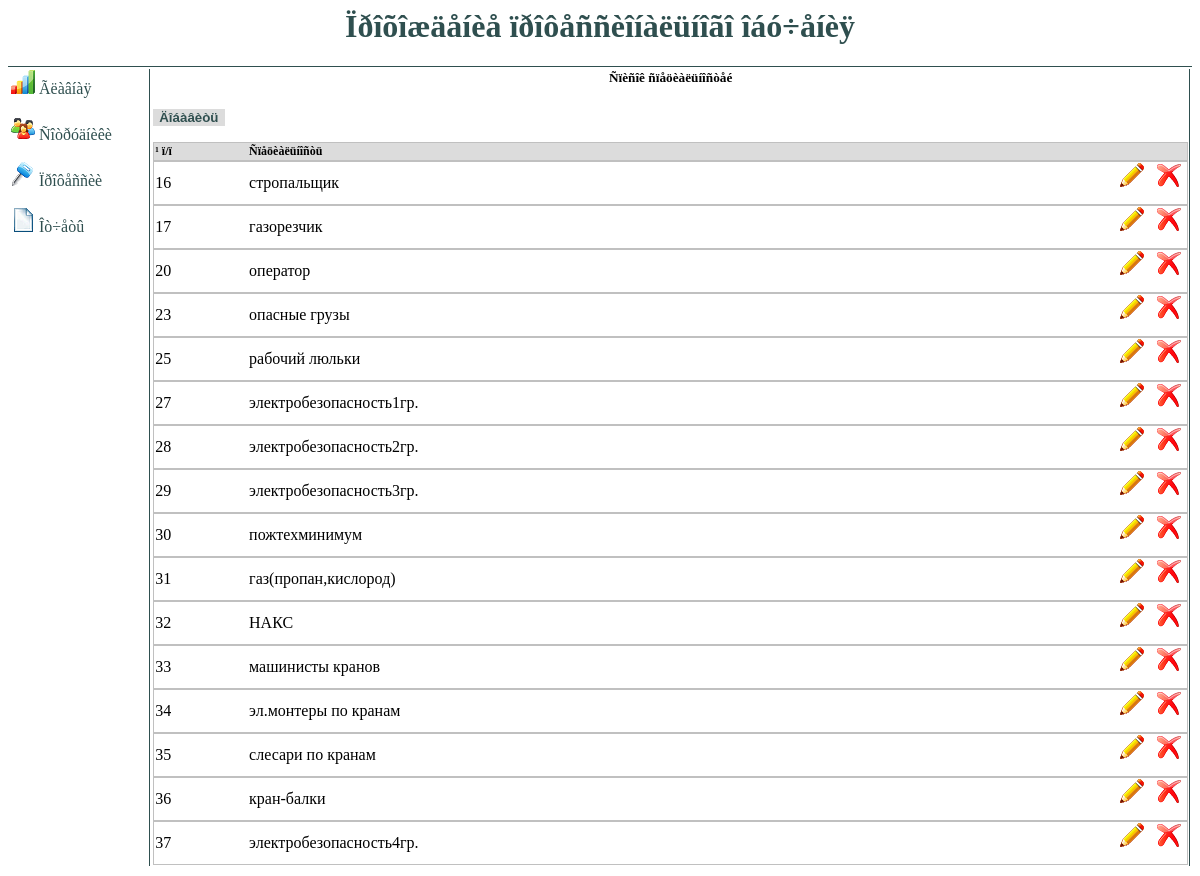
/Professions.php, run on the app's committed database.
### tables this page shows
CREATE TABLE IF NOT EXISTS `profession` (
  `id` int(10) NOT NULL AUTO_INCREMENT,
  `titleprof` varchar(30) NOT NULL,
  PRIMARY KEY (`id`)
);

### Professions.php (the view, shortened to what this page needs)
<html>
	<head>
		<link rel="stylesheet" href="style/main_style.css" type="text/css">
	</head>
	<body>
	<h1 class="main" align="center">Ïðîõîæäåíèå ïðîôåññèîíàëüíîãî îáó÷åíèÿ</h1>
	<table class="main">
		<tr>
			<td class="mainLeft">
			<?php require 'leftside.php';?>
			</td>
			<td class="mainRight">
<h5 class="title"> Ñïèñîê ñïåöèàëüíîñòåé </h5>
<?php
$query = "SELECT * FROM `profession`";
$result = mysql_query($query) or die  ("Íåâîçìîæíî âûïîëíèòü çàïðîñ".mysql_error());
echo <<<DOC
<form method="POST" action="addProfession.php" name="frmadd">
<input type="submit" value="Äîáàâèòü">
</form>
DOC;
echo <<<HERE
<table class="spisok" align="center" border="1" width="100%">
<tr class="first">
     <td class="spisok">¹ ï/ï</td>
	 <td class="spisok" colspan="3">Ñïåöèàëüíîñòü</td>
</tr>
HERE;
while ($q = mysql_fetch_array($result))
	        {
			$id_prof = $q['id'];
echo <<<HERE
		<tr class="hvr">
			<td class="spisok">$q[0]</td>
			<td class="spisok">$q[1]</td>
</form>
<td class="spisok" align="center" width="35px">
<form method="POST" action="editProfession.php">
<input type="hidden" name="id_prof" value=$id_prof>
<input type="image" name="submit" src="images/edit.ico" value=$id_prof>
</form>
</td>
<td class="spisok" align="center" width="35px">
<form method="POST" action="deleteProfession.php" onsubmit="if(!confirm('Âíèìàíèå!Âñå äàííûå áóäóò ïîëíîñòüþ ïîòåðÿíû! Óäàëèòü?')){return false}">
<input type="hidden" name="id_prof" value=$id_prof>
<input type="image" name="submit" src="images/delete.ico" value=$id_prof>
</form>
</td>
		</tr>
HERE;
			}
?>
			</td>
     </tr>
</table>
</body>
</html>

### leftside.php
<?php
echo <<<HERE
	<a href="index.php"><img src="images/general.ico"> Ãëàâíàÿ </a> <br><br>
	<a href="allWorkers.php"><img src="images/users.ico"> Ñîòðóäíèêè </a> <br><br>
	<a href="professions.php"><img src="images/professions.ico"> Ïðîôåññèè </a><br><br>
	<a href="reports.php"><img src="images/report.ico"> Îò÷åòû </a><br><br>
HERE;
?>

### style/main_style.css (style rules this page uses)
body { color:black; background:white; font-family:Times New Roman; }
a { color:darkslategray; text-decoration:none; }
table.spisok { border:0px solid silver; border-right:1px solid silver; border-left:1px solid silver; border-spacing: 0px 0px; }
td.spisok { border-bottom:0.5px solid silver; border-top:0.5px solid silver; border-left:0px solid silver; border-right:0px solid silver; }
table.main { border-top:1px solid red; border-color:darkslategray; width:100%; height:100%; }
td.mainLeft { vertical-align:top; text-align:justify; width:10%; border-right:1px solid darkslategray; }
td.mainRight { vertical-align:top; text-align:justify; width:74%; border-right:1px solid darkslategray; }
h1.main { color:darkslategray; }
tr.first { background-color:gainsboro; font-weight:bold; font-size:12px; }
h5.title { text-align:center; }
input[type=submit] { background-color: gainsboro; color: darkslategray; margin: 0 0 0 0px; border: 0px solid black; font-weight:bold; }

### data on the page
profession: id "16", titleprof "стропальщик"
profession: id "17", titleprof "газорезчик"
profession: id "20", titleprof "оператор"
profession: id "23", titleprof "опасные грузы"
profession: id "25", titleprof "рабочий люльки"
profession: id "27", titleprof "электробезопасность1гр."
profession: id "28", titleprof "электробезопасность2гр."
profession: id "29", titleprof "электробезопасность3гр."
profession: id "30", titleprof "пожтехминимум"
profession: id "31", titleprof "газ(пропан,кислород)"
profession: id "32", titleprof "НАКС"
profession: id "33", titleprof "машинисты кранов"
profession: id "34", titleprof "эл.монтеры по кранам"
profession: id "35", titleprof "слесари по кранам"
profession: id "36", titleprof "кран-балки"
profession: id "37", titleprof "электробезопасность4гр."
